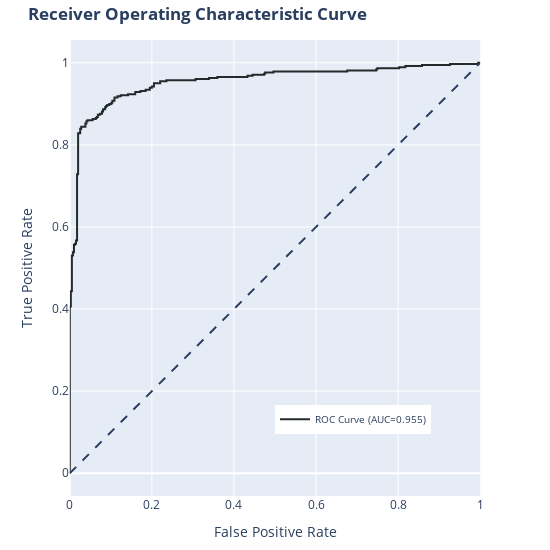

The notebook cell this image was saved under:
### Code cell
area_under_ROC = bc.curve_ROC_plot(true_y= y_val, 
                                   predicted_proba = test_predicted_proba)

### Figure 1 — Plotly figure (JSON) as saved in the notebook; plotly's stock layout.template omitted (floating-point values rounded to 4 significant figures; data arrays with more than 128 entries replaced by an {"elided": "..."} marker saying what was removed)
{"data": [{"customdata": {"elided": "175x1 float values"}, "hovertemplate": "Threshold: %{customdata:.4f} <br>False Positive Rate: %{x:.4f} <br>True Positive Rate: %{y:.4f}<extra></extra>", "legendgroup": "", "line": {"color": "#222A2A", "dash": "solid", "width": 2}, "marker": {"symbol": "circle"}, "mode": "lines", "name": "ROC Curve (AUC=0.955)", "orientation": "v", "showlegend": true, "textposition": "top center", "type": "scatter", "x": {"elided": "175 float values"}, "xaxis": "x", "y": {"elided": "175 float values"}, "yaxis": "y"}], "layout": {"height": 550, "legend": {"font": {"size": 9.5}, "tracegroupgap": 0, "x": 0.5, "xanchor": "left", "y": 0.2, "yanchor": "top"}, "margin": {"b": 40, "l": 40, "r": 40, "t": 40}, "shapes": [{"line": {"dash": "dash"}, "type": "line", "x0": 0, "x1": 1, "y0": 0, "y1": 1}], "title": {"text": "<b>Receiver Operating Characteristic Curve</b>"}, "width": 550, "xaxis": {"anchor": "y", "constrain": "domain", "domain": [0, 1], "range": [0, 1], "showspikes": true, "title": {"text": "False Positive Rate"}}, "yaxis": {"anchor": "x", "domain": [0, 1], "scaleanchor": "x", "scaleratio": 1, "showspikes": true, "title": {"text": "True Positive Rate"}}}}
